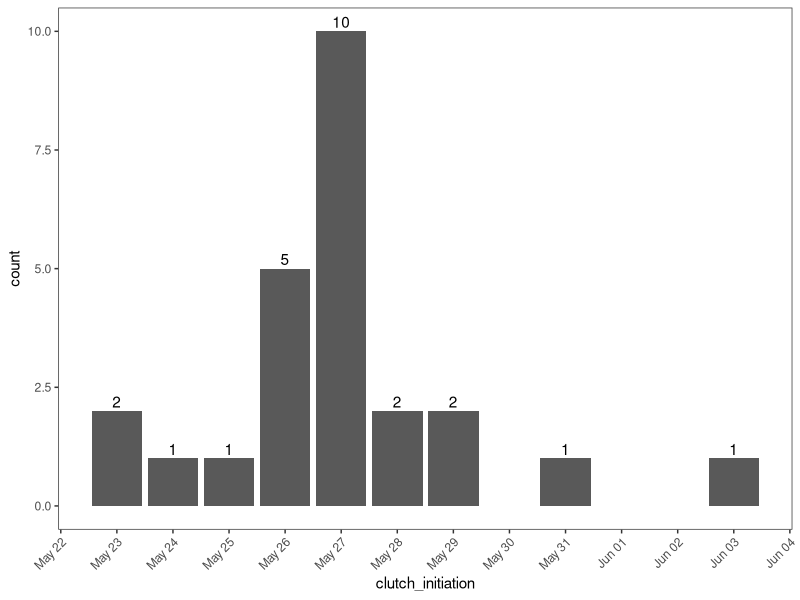
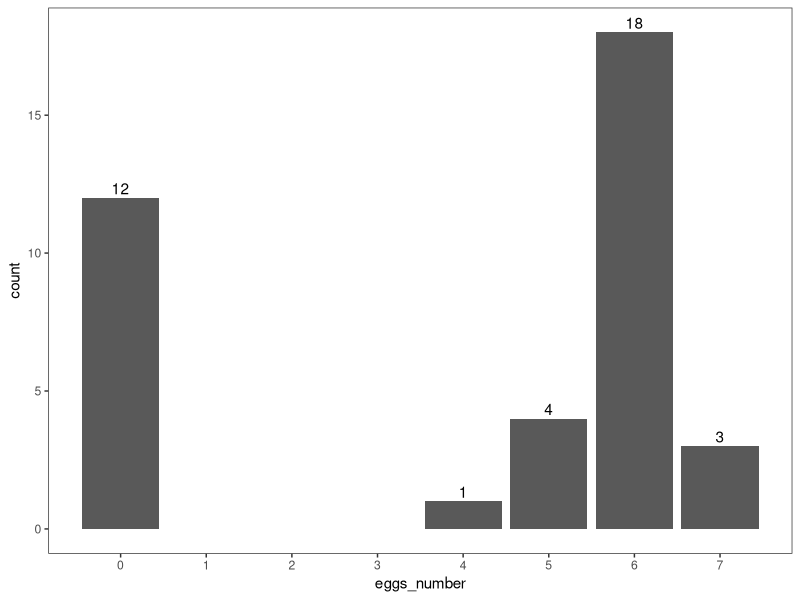
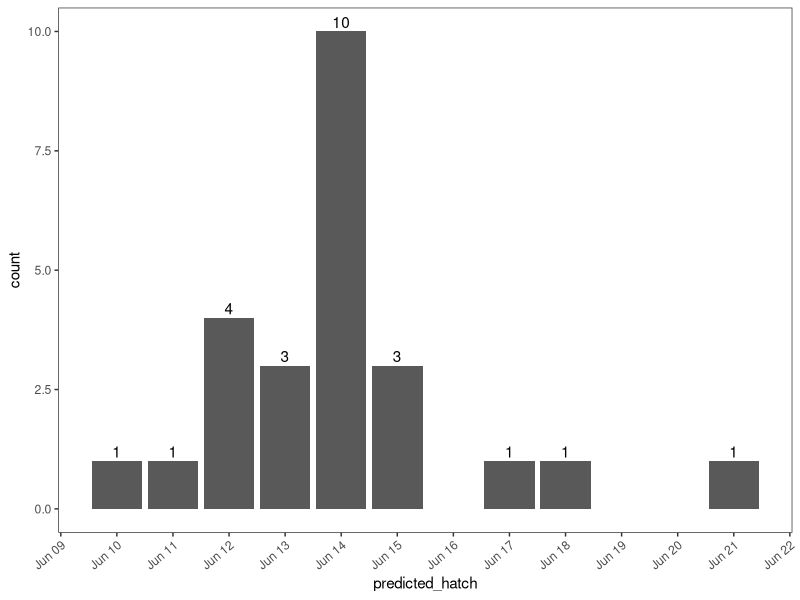
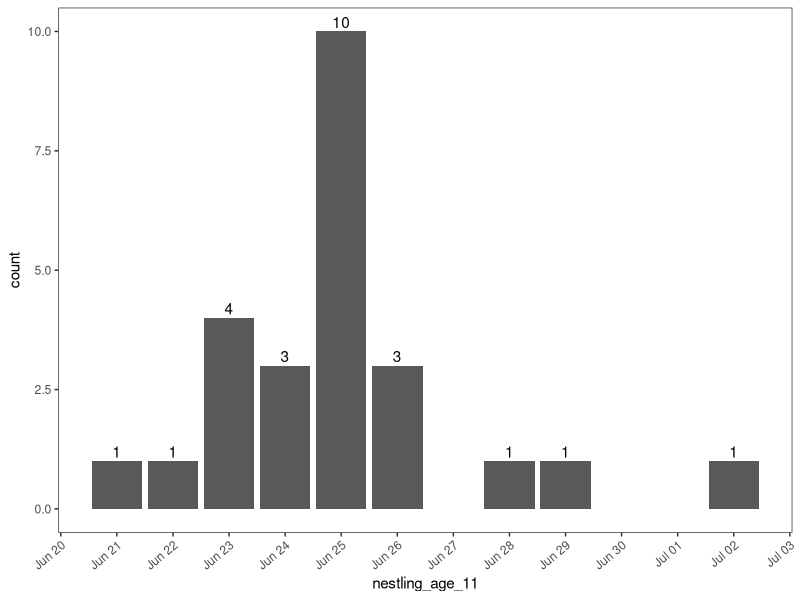
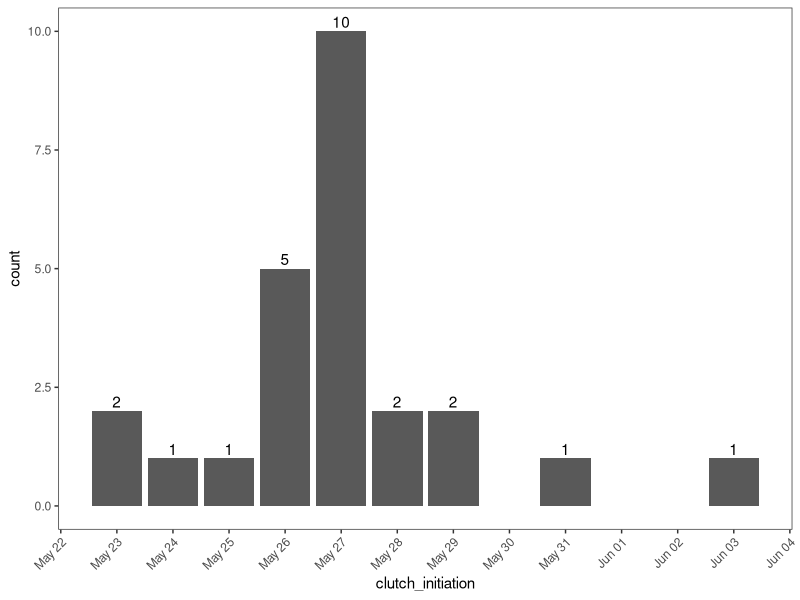
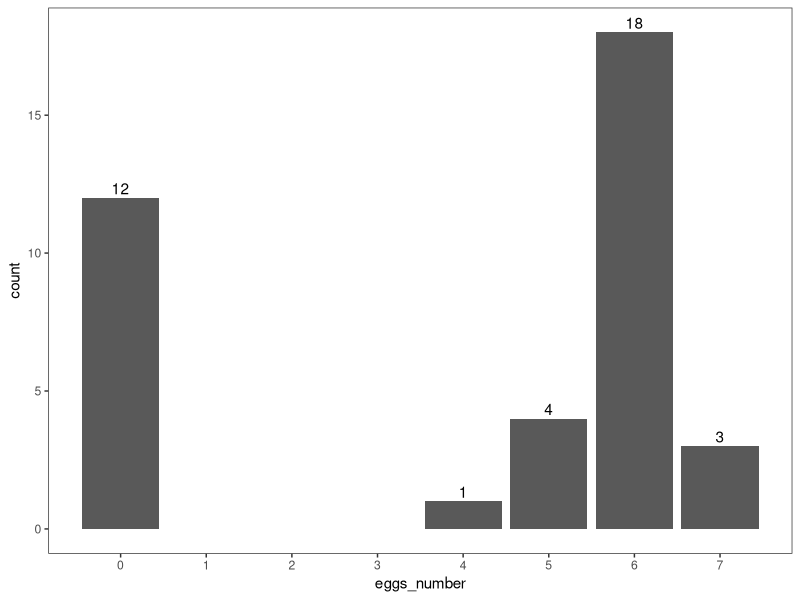
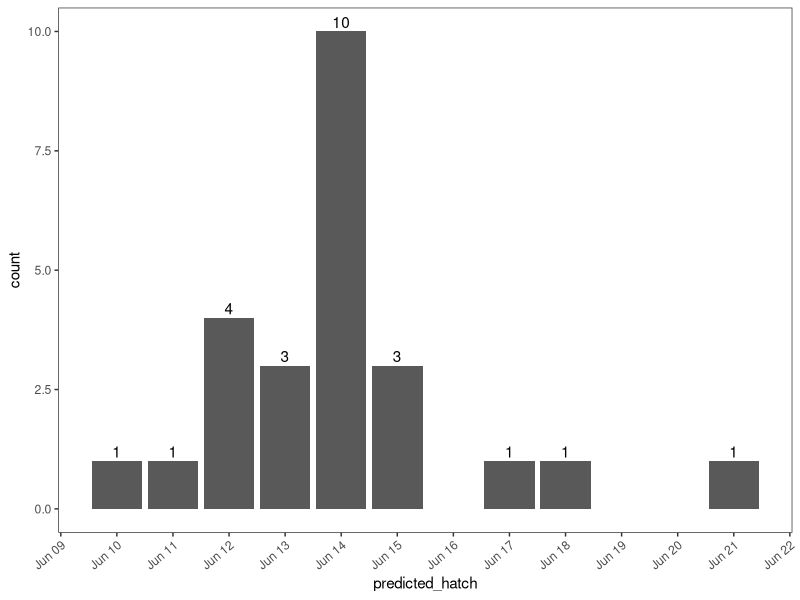
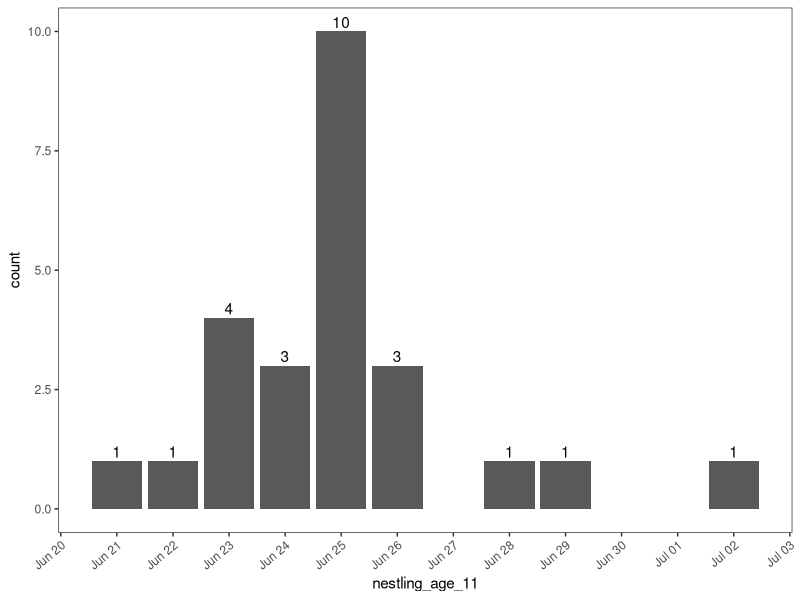

Write the R code that produced these figures, in order. (Note: this script raises an error after producing the figures.)
### Tree Swallow Nest Box Monitoring
### Date: 5/28/2025
### By: Randall J. Friendly
###
### This will be a working r script to estimate hatch dates for banding, visuals, and summary statistics

### Activate packages
library(readxl)
library(data.table)
library(tidyverse)
library(lubridate)
library(dplyr)
library(openxlsx)
library(ggplot2)
library(tidyr)
library(writexl)

# Read in data
visit_data25 <- read_excel("data/2025_BET_nest_record.xlsx")
visit_sum_data25 <- read_excel("data/2025_BET_nest_record_summary.xlsx")

# view the data
head(visit_data25)

# make variables factor variables
# 2025 BET nest record
visit_data25$species <- as.factor(visit_data25$species)
visit_data25$observer <- as.factor(visit_data25$observer)
visit_data25$year <- as.factor(visit_data25$year)
visit_data25$site <- as.factor(visit_data25$site)
visit_data25$box_number <- as.factor(visit_data25$box_number)
visit_data25$date <- as.Date(visit_data25$date)
head(visit_data25)

# 2025 BET nest record summary
head(visit_sum_data25)
visit_sum_data25$box_number <- as.factor(visit_sum_data25$box_number)
visit_sum_data25$species <- as.factor(visit_sum_data25$species)
visit_sum_data25$site <- as.factor(visit_sum_data25$site)
visit_sum_data25$year <- as.factor(visit_sum_data25$year)
visit_sum_data25$clutch_initiation <- as.Date(visit_sum_data25$clutch_initiation)
visit_sum_data25$clutch_completion <- as.Date(visit_sum_data25$clutch_completion)
visit_sum_data25$predicted_hatch <- as.Date(visit_sum_data25$predicted_hatch)
visit_sum_data25$incubation_start <- as.Date(visit_sum_data25$incubation_start)
visit_sum_data25$actual_hatch <- as.Date(visit_sum_data25$actual_hatch)
visit_sum_data25$predicted_fledge <- as.Date(visit_sum_data25$predicted_fledge)
visit_sum_data25$actual_fledge <- as.Date(visit_sum_data25$actual_fledge)
head(visit_sum_data25)


# view data
summary(visit_data25)

# create a histogram that shows a visual on nest initiation dates
ggplot(visit_sum_data25, aes(x = clutch_initiation)) +
  geom_bar() +
  scale_x_date(
    date_breaks = "1 day",          # Tick every day; change to "2 days", "1 week", etc.
    date_labels = "%b %d") +
  geom_text(stat = "count", aes(label = ..count..), vjust = -0.3) +
  theme_bw() +
  theme(
    panel.grid.major = element_blank(),
    panel.grid.minor = element_blank()
  ) +
  theme(axis.text.x = element_text(angle = 45, hjust = 1))
ggsave("output/phenology_updates/clutch_init.jpg",width = 5, height = 5, dpi = 600)

# create historgram that shows visual of number of eggs laid
# subset to get rows with max egg number per unique nest box
vd_egg <- visit_data25 %>%
  group_by(box_number) %>%
  slice_max(order_by = eggs_number, with_ties = FALSE) %>%
  ungroup()

ggplot(vd_egg, aes(x = eggs_number)) +
  geom_bar() +
  scale_x_continuous(breaks = seq(0, max(vd_egg$eggs_number), by = 1)) +
  geom_text(stat = "count", aes(label = ..count..), vjust = -0.3) +
  theme_bw() +
  theme(
    panel.grid.major = element_blank(),
    panel.grid.minor = element_blank()
  )
ggsave("output/phenology_updates/number_eggs.jpg",width = 5, height = 5, dpi = 600)

# create a historgram that shows the projected hatch dates
ggplot(visit_sum_data25, aes(x = predicted_hatch)) +
  geom_bar() +
  scale_x_date(
    date_breaks = "1 day",          # Tick every day; change to "2 days", "1 week", etc.
    date_labels = "%b %d") +
  geom_text(stat = "count", aes(label = ..count..), vjust = -0.3) +
  theme_bw() +
  theme(
    panel.grid.major = element_blank(),
    panel.grid.minor = element_blank()
  ) +
  theme(axis.text.x = element_text(angle = 40, hjust = 1))
ggsave("output/phenology_updates/predicted_hatch.jpg",width = 5, height = 5, dpi = 600)

summary(visit_sum_data25)


# create a new data frame that shows the next nest checks for completed nests
completed_nests <- visit_sum_data25 %>%
  select(box_number, clutch_initiation, clutch_completion, predicted_hatch, actual_hatch) %>%
  mutate(next_check_7days = clutch_completion + 7) %>%
  mutate(nestling_age_11 = predicted_hatch + 11) %>%
  mutate(real_nestling_age_11 = actual_hatch + 11)

# create a histogram that shows the dates of where the nestlings should be 11 days old
ggplot(completed_nests, aes(x = nestling_age_11)) +
  geom_bar() +
  scale_x_date(
    date_breaks = "1 day",          # Tick every day; change to "2 days", "1 week", etc.
    date_labels = "%b %d") +
  geom_text(stat = "count", aes(label = ..count..), vjust = -0.3) +
  theme_bw() +
  theme(
    panel.grid.major = element_blank(),
    panel.grid.minor = element_blank()
  ) +
  theme(axis.text.x = element_text(angle = 40, hjust = 1))
ggsave("output/phenology_updates/nestling_age_11.jpg",width = 5, height = 5, dpi = 600)

# Get the averages of 5 variable dates of interest
#visualize how r reads the data
head(completed_nests) # they are as <date> 
date_columns <- completed_nests[, c("clutch_initiation", "clutch_completion", "predicted_hatch", "nestling_age_11")]
date_columns_num <- as.data.frame(lapply(date_columns, as.numeric))
ave_date_columns_num <- colMeans(date_columns_num, na.rm = TRUE)
average_dates <- as.Date(ave_date_columns_num, origin = "1970-01-01")
sum_table <- data.frame(column = names(average_dates), average_date = average_dates)
print(sum_table)
write_xlsx(sum_table, "output/phenology_updates/summary_mean_table.xlsx")

# create a histogram that shoes the actual dates of hatch.
ggplot(completed_nests, aes(x = actual_hatch)) +
  geom_bar() +
  scale_x_date(
    date_breaks = "1 day",          # Tick every day; change to "2 days", "1 week", etc.
    date_labels = "%b %d") +
  geom_text(stat = "count", aes(label = ..count..), vjust = -0.3) +
  theme_bw() +
  theme(
    panel.grid.major = element_blank(),
    panel.grid.minor = element_blank()
  ) +
  theme(axis.text.x = element_text(angle = 40, hjust = 1))
ggsave("output/phenology_updates/actual_hatch.jpg",width = 5, height = 5, dpi = 600)

# create a histogram that shows the dates of where the nestlings WILL ACTUALLY be 11 days old
ggplot(completed_nests, aes(x = real_nestling_age_11)) +
  geom_bar() +
  scale_x_date(
    date_breaks = "1 day",          # Tick every day; change to "2 days", "1 week", etc.
    date_labels = "%b %d") +
  geom_text(stat = "count", aes(label = ..count..), vjust = -0.3) +
  theme_bw() +
  theme(
    panel.grid.major = element_blank(),
    panel.grid.minor = element_blank()
  ) +
  theme(axis.text.x = element_text(angle = 40, hjust = 1))
ggsave("output/phenology_updates/real_nestling_age_11.jpg",width = 5, height = 5, dpi = 600)






